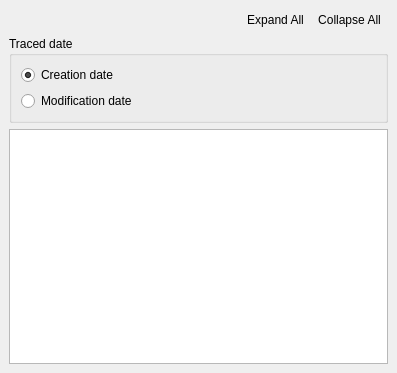
<?xml version="1.0" encoding="UTF-8"?>
<ui version="4.0">
 <class>DateNavigationWidget</class>
 <widget class="QMainWindow" name="DateNavigationWidget">
  <property name="geometry">
   <rect>
    <x>0</x>
    <y>0</y>
    <width>397</width>
    <height>373</height>
   </rect>
  </property>
  <property name="windowTitle">
   <string>Navigation window by date</string>
  </property>
  <widget class="QWidget" name="centralwidget">
   <layout class="QVBoxLayout" name="verticalLayout">
    <property name="spacing">
     <number>6</number>
    </property>
    <item>
     <layout class="QHBoxLayout" name="horizontalLayout">
      <property name="spacing">
       <number>0</number>
      </property>
      <item>
       <spacer name="horizontalSpacer">
        <property name="orientation">
         <enum>Qt::Horizontal</enum>
        </property>
        <property name="sizeType">
         <enum>QSizePolicy::Expanding</enum>
        </property>
        <property name="sizeHint" stdset="0">
         <size>
          <width>5</width>
          <height>20</height>
         </size>
        </property>
       </spacer>
      </item>
      <item>
       <widget class="QToolButton" name="tButtonExpandAll">
        <property name="toolTip">
         <string>Expand All</string>
        </property>
        <property name="statusTip">
         <string>Expand All</string>
        </property>
        <property name="whatsThis">
         <string>Expand All</string>
        </property>
        <property name="text">
         <string>Expand All</string>
        </property>
        <property name="icon">
         <iconset resource="../NavigationPanel.qrc">
          <normaloff>:/expand all</normaloff>:/expand all</iconset>
        </property>
        <property name="autoRaise">
         <bool>true</bool>
        </property>
       </widget>
      </item>
      <item>
       <widget class="QToolButton" name="tButtonCollapseAll">
        <property name="toolTip">
         <string>Collapse All</string>
        </property>
        <property name="statusTip">
         <string>Collapse All</string>
        </property>
        <property name="whatsThis">
         <string>Collapse All</string>
        </property>
        <property name="text">
         <string>Collapse All</string>
        </property>
        <property name="icon">
         <iconset resource="../NavigationPanel.qrc">
          <normaloff>:/collapse all</normaloff>:/collapse all</iconset>
        </property>
        <property name="autoRaise">
         <bool>true</bool>
        </property>
       </widget>
      </item>
     </layout>
    </item>
    <item>
     <widget class="QGroupBox" name="groupBox">
      <property name="title">
       <string>Traced date</string>
      </property>
      <layout class="QGridLayout" name="gridLayout">
       <item row="0" column="0">
        <widget class="QRadioButton" name="rButtonCreationDate">
         <property name="toolTip">
          <string>Creation date</string>
         </property>
         <property name="statusTip">
          <string>Creation date</string>
         </property>
         <property name="whatsThis">
          <string>Creation date</string>
         </property>
         <property name="text">
          <string>Creation date</string>
         </property>
         <property name="checked">
          <bool>true</bool>
         </property>
        </widget>
       </item>
       <item row="1" column="0">
        <widget class="QRadioButton" name="rButtonModificationDate">
         <property name="toolTip">
          <string>Modification date</string>
         </property>
         <property name="statusTip">
          <string>Modification date</string>
         </property>
         <property name="whatsThis">
          <string>Modification date</string>
         </property>
         <property name="text">
          <string>Modification date</string>
         </property>
         <property name="checked">
          <bool>false</bool>
         </property>
        </widget>
       </item>
      </layout>
     </widget>
    </item>
    <item>
     <widget class="QTreeView" name="treeView">
      <property name="headerHidden">
       <bool>true</bool>
      </property>
     </widget>
    </item>
   </layout>
  </widget>
 </widget>
 <resources>
  <include location="../NavigationPanel.qrc"/>
 </resources>
 <connections/>
</ui>
